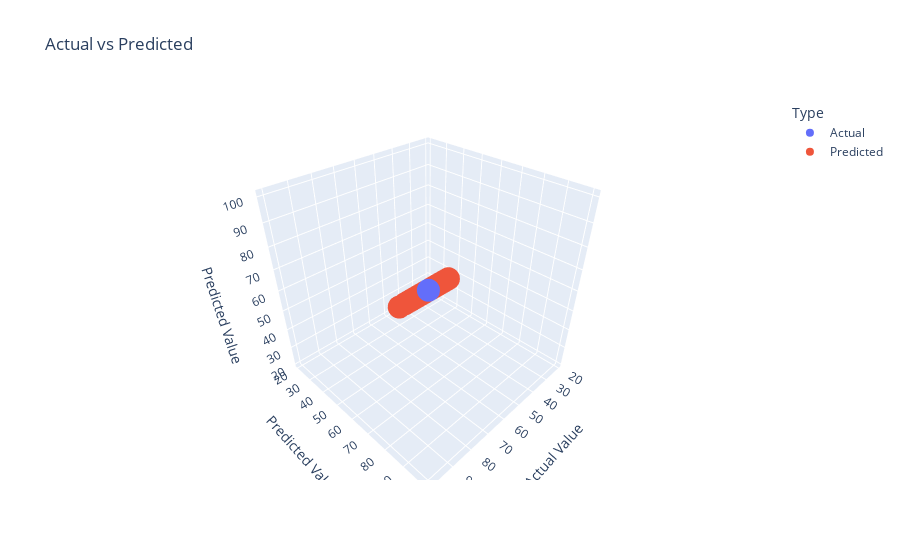

The notebook cell saved with this chart:
### Code cell
import plotly.express as px

actual_df = pd.DataFrame({'Actual': y_test, 'Predicted': y_test, 'Type': 'Actual'})
predicted_df = pd.DataFrame({'Actual': y_test, 'Predicted': y_pred, 'Type': 'Predicted'})
results_df = pd.concat([actual_df, predicted_df])

fig = px.scatter_3d(results_df, x='Actual', y='Predicted', z='Predicted', color='Type',
                    title='Actual vs Predicted', labels={'Actual': 'Actual Value', 'Predicted': 'Predicted Value'})
fig.show()

### Figure 1 — Plotly figure (JSON) as saved in the notebook; plotly's stock layout.template omitted (floating-point values rounded to 4 significant figures; data arrays with more than 128 entries replaced by an {"elided": "..."} marker saying what was removed)
{"data": [{"hovertemplate": "Type=Actual<br>Actual Value=%{x}<br>Predicted Value=%{z}<extra></extra>", "legendgroup": "Actual", "marker": {"color": "#636efa", "symbol": "circle"}, "mode": "markers", "name": "Actual", "scene": "scene", "showlegend": true, "type": "scatter3d", "x": {"elided": "200 int values"}, "y": {"elided": "200 int values"}, "z": {"elided": "200 int values"}}, {"hovertemplate": "Type=Predicted<br>Actual Value=%{x}<br>Predicted Value=%{z}<extra></extra>", "legendgroup": "Predicted", "marker": {"color": "#EF553B", "symbol": "circle"}, "mode": "markers", "name": "Predicted", "scene": "scene", "showlegend": true, "type": "scatter3d", "x": {"elided": "200 int values"}, "y": {"elided": "200 float values"}, "z": {"elided": "200 float values"}}], "layout": {"legend": {"title": {"text": "Type"}, "tracegroupgap": 0}, "scene": {"domain": {"x": [0, 1], "y": [0, 1]}, "xaxis": {"title": {"text": "Actual Value"}}, "yaxis": {"title": {"text": "Predicted Value"}}, "zaxis": {"title": {"text": "Predicted Value"}}}, "title": {"text": "Actual vs Predicted"}}}
